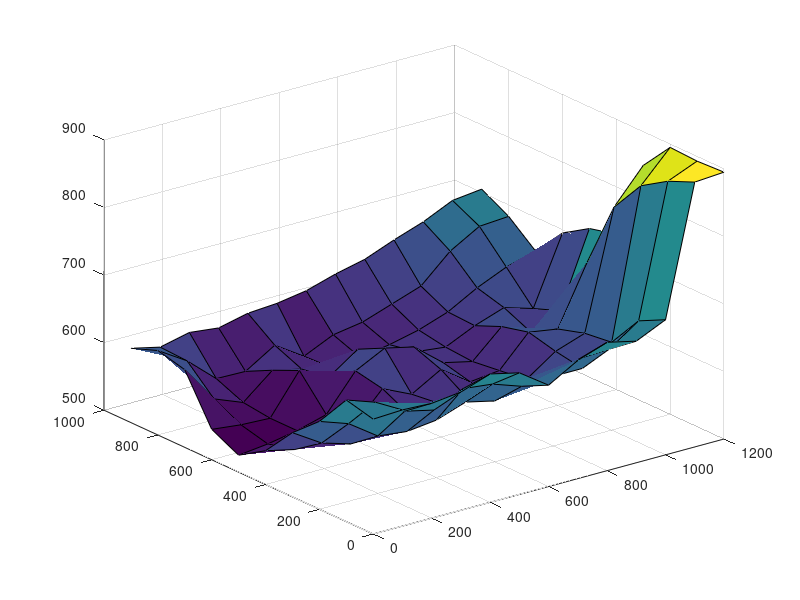

Source code (MATLAB): (Note: this script raises an error after producing the figure.)
% Array giving the altitude (in meters) of points from a regular grid
% with a cell size of 100m:
% - x goes from 0 to (13-1)*100 meters
% - y goes from 0 to (10-1)*100 meters
%
% In order to preview this terrain, just run:
% > surf(0:100:(13-1)*100,0:100:(10-1)*100, terrain);
terrain = [
	  670   672   670   675   690   680   650   675   690   680   700   892   895;
      680   665   640   630   650   645   630   628   648   650   680   875   893;
      630   615   585   580   585   600   590   610   603   603   630   850   895;
      595   568   555   560   575   580   575   570   580   610   625   800   850;
      550   540   538   550   595   575   600   570   575   620   613   700   730;
      525   530   538   550   603   625   615   580   570   610   590   610   720;
      545   540   538   597   575   605   593   578   573   593   608   595   695;
      615   560   543   579   569   560   563   570   580   595   619   638   650;
      625   598   560   559   586   558   578   585   600   615   655   680   683;
      610   600   610   605   615   618   625   638   648   665   680   700   705
];
% Convert index -> meters
scale = 100;

%% Simple 3D preview
surf(0:scale:(13-1) * scale, 0:scale:(10-1) * scale, terrain);

%% Refine terrain using the diamond-square algorithm
scale = 100;
nPasses = 1;
terrainFine = diamondSquare(terrain, nPasses, .1);
scale = (scale / (nPasses + 1));

sz = size(terrainFine);
surf(0:scale:(sz(2)-1) * scale, 0:scale:(sz(1)-1) * scale, terrainFine);

%% Tesselate (generate triangles from the heightmap)
scene = tesselation(terrain, scale);

%% Apply a perspective projection
origin = [800 200 700];
lookAt = [0 1200 10];
d = 2 * scale;
fov = (pi / 2);
ratio = (16 / 9);

% Test triangles
triangles = [
	0 0 0 1 0 0 1 1 0;
	%0 -1 1 4 3 1 2 4 1;
	%2 1 -1 -4 -3 -1 7 8 -1;
];

%transformed = perspective(triangles, origin, lookAt, d);
transformed = perspective(scene, origin, lookAt, d);

% Sample rendering using Matlab's 2D drawing functions
heights = mean([scene(:, 3) scene(:, 6) scene(:, 9)], 2);
coloredRender(transformed, heights, 'Testing the renderer');
axis(getAxes(d, fov, ratio));

%% Rasterize using painter's algorithm
% TODO

%% Rasterize using Z-buffer
% TODO
